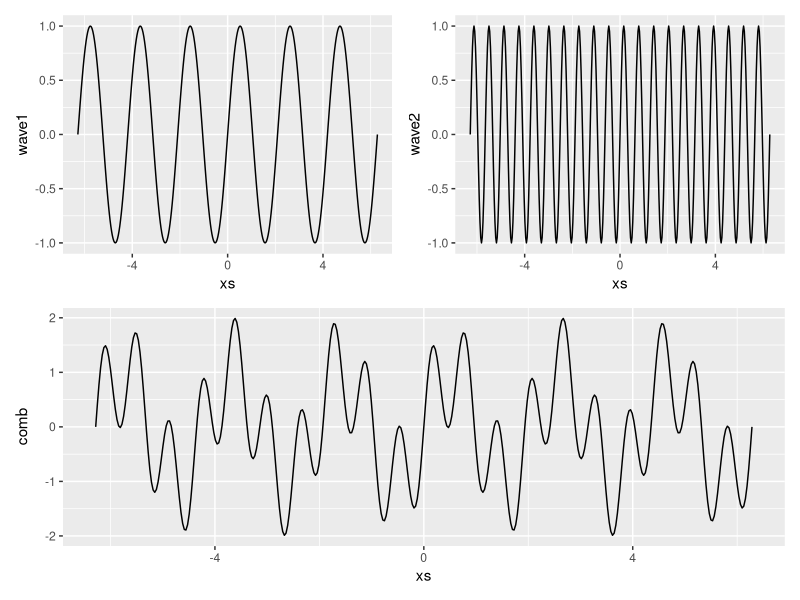

R code for this plot:
## ---- chunk 1
library(dplyr)
library(ggplot2)
library(patchwork)

waves <- data_frame(xs = seq(-2 * pi, 2 * pi, pi/100), 
                    wave1 = sin(3 * xs), 
                    wave2 = sin(10 * xs), 
                    comb = wave1 + wave2)

plot1 <- ggplot(waves, aes(xs, wave1)) + geom_line()
plot2 <- ggplot(waves, aes(xs, wave2)) + geom_line()
plot3 <- ggplot(waves, aes(xs, comb)) + geom_line()

(plot1 + plot2) / plot3
